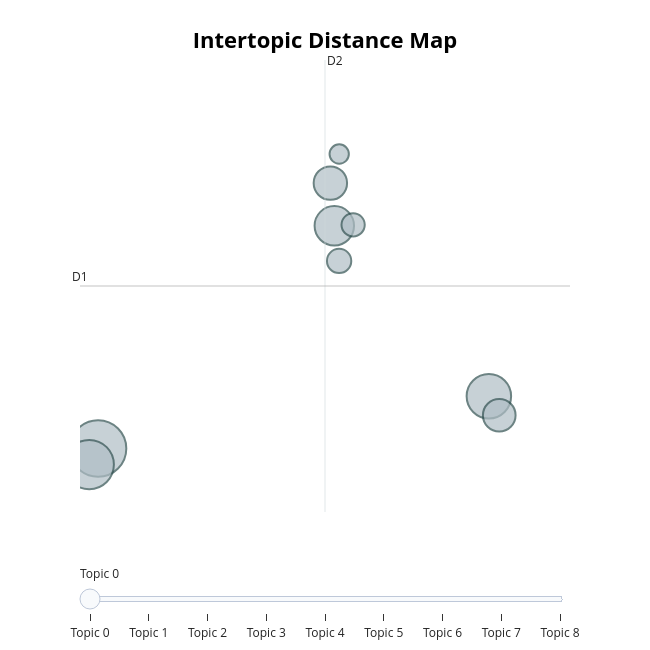

Write notebook code for a chart like this one.
### Code cell
topic_model_reduce.visualize_topics()

### Figure 1 — Plotly figure (JSON) as saved in the notebook; plotly's stock layout.template omitted (floating-point values rounded to 4 significant figures)
{"data": [{"customdata": [[0, "the | to | gnome | and | gnomes", 249], [1, "the | to | mushrooms | of | you", 189], [2, "basket | the | to | red | yellow", 154], [3, "the | and | to | it | you", 121], [4, "the | basket | to | and | red", 83], [5, "the | to | mushrooms | you | and", 87], [6, "the | hats | hat | and | tall", 42], [7, "the | you | to | your | and", 46], [8, "forest | to | the | you | mushrooms", 29]], "hovertemplate": "<b>Topic %{customdata[0]}</b><br>%{customdata[1]}<br>Size: %{customdata[2]}", "legendgroup": "", "marker": {"color": "#B0BEC5", "line": {"color": "DarkSlateGrey", "width": 2}, "size": [249, 189, 154, 121, 83, 87, 42, 46, 29], "sizemode": "area", "sizeref": 0.1556, "symbol": "circle"}, "mode": "markers", "name": "", "orientation": "v", "showlegend": false, "type": "scatter", "x": [2.351, 2.058, 15.4, 10.24, 15.75, 10.11, 10.87, 10.4, 10.4], "xaxis": "x", "y": [6.074, 5.781, 7.03, 10.15, 6.683, 10.93, 10.16, 9.503, 11.46], "yaxis": "y"}], "layout": {"annotations": [{"showarrow": false, "text": "D1", "x": 1.749, "y": 9.045, "yshift": 10}, {"showarrow": false, "text": "D2", "x": 9.928, "xshift": 10, "y": 13.18}], "height": 650, "hoverlabel": {"bgcolor": "white", "font": {"family": "Rockwell", "size": 16}}, "legend": {"itemsizing": "constant", "tracegroupgap": 0}, "margin": {"t": 60}, "shapes": [{"line": {"color": "#CFD8DC", "width": 2}, "type": "line", "x0": 9.928, "x1": 9.928, "y0": 4.914, "y1": 13.18}, {"line": {"color": "#9E9E9E", "width": 2}, "type": "line", "x0": 1.749, "x1": 18.11, "y0": 9.045, "y1": 9.045}], "sliders": [{"active": 0, "pad": {"t": 50}, "steps": [{"args": [{"marker.color": [["red", "#B0BEC5", "#B0BEC5", "#B0BEC5", "#B0BEC5", "#B0BEC5", "#B0BEC5", "#B0BEC5", "#B0BEC5"]]}], "label": "Topic 0", "method": "update"}, {"args": [{"marker.color": [["#B0BEC5", "red", "#B0BEC5", "#B0BEC5", "#B0BEC5", "#B0BEC5", "#B0BEC5", "#B0BEC5", "#B0BEC5"]]}], "label": "Topic 1", "method": "update"}, {"args": [{"marker.color": [["#B0BEC5", "#B0BEC5", "red", "#B0BEC5", "#B0BEC5", "#B0BEC5", "#B0BEC5", "#B0BEC5", "#B0BEC5"]]}], "label": "Topic 2", "method": "update"}, {"args": [{"marker.color": [["#B0BEC5", "#B0BEC5", "#B0BEC5", "red", "#B0BEC5", "#B0BEC5", "#B0BEC5", "#B0BEC5", "#B0BEC5"]]}], "label": "Topic 3", "method": "update"}, {"args": [{"marker.color": [["#B0BEC5", "#B0BEC5", "#B0BEC5", "#B0BEC5", "red", "#B0BEC5", "#B0BEC5", "#B0BEC5", "#B0BEC5"]]}], "label": "Topic 4", "method": "update"}, {"args": [{"marker.color": [["#B0BEC5", "#B0BEC5", "#B0BEC5", "#B0BEC5", "#B0BEC5", "red", "#B0BEC5", "#B0BEC5", "#B0BEC5"]]}], "label": "Topic 5", "method": "update"}, {"args": [{"marker.color": [["#B0BEC5", "#B0BEC5", "#B0BEC5", "#B0BEC5", "#B0BEC5", "#B0BEC5", "red", "#B0BEC5", "#B0BEC5"]]}], "label": "Topic 6", "method": "update"}, {"args": [{"marker.color": [["#B0BEC5", "#B0BEC5", "#B0BEC5", "#B0BEC5", "#B0BEC5", "#B0BEC5", "#B0BEC5", "red", "#B0BEC5"]]}], "label": "Topic 7", "method": "update"}, {"args": [{"marker.color": [["#B0BEC5", "#B0BEC5", "#B0BEC5", "#B0BEC5", "#B0BEC5", "#B0BEC5", "#B0BEC5", "#B0BEC5", "red"]]}], "label": "Topic 8", "method": "update"}]}], "title": {"font": {"color": "Black", "size": 22}, "text": "<b>Intertopic Distance Map</b>", "x": 0.5, "xanchor": "center", "y": 0.95, "yanchor": "top"}, "width": 650, "xaxis": {"anchor": "y", "domain": [0, 1], "range": [1.749, 18.11], "title": {"text": ""}, "visible": false}, "yaxis": {"anchor": "x", "domain": [0, 1], "range": [4.914, 13.18], "title": {"text": ""}, "visible": false}}}
